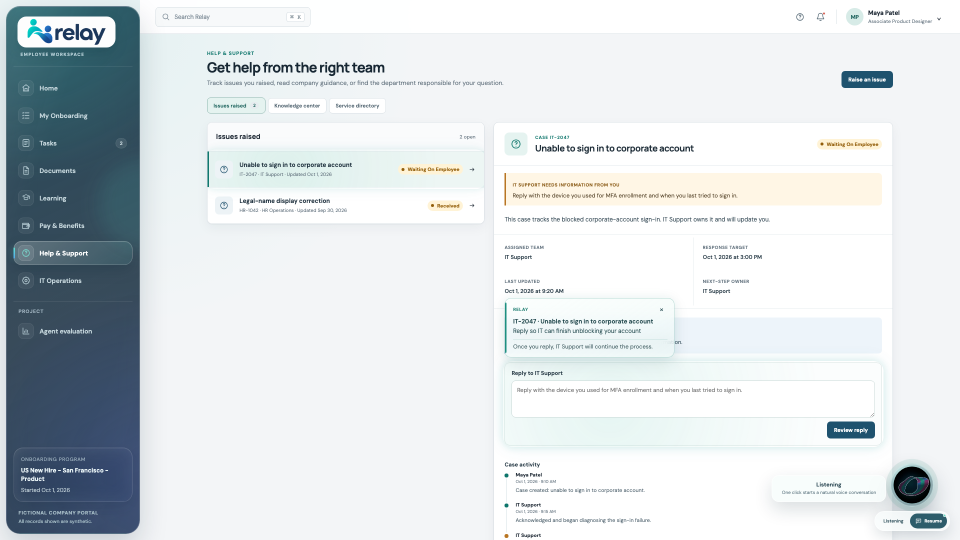
#> input picture portfolio-video-production/projects/relay/voice/live-01/end.png, 1920 x 1080 px (shown at 1/2 size)
$ python cut-relay-logo.py ../projects/relay/voice/live-01/end.png
#> lines starting #> are read from the running program, lines starting #| are printed output that depends on the picture
# Cuts the Relay mark and wordmark out of the app's relay-logo.png (white background) into
# transparent PNGs for the film's sting, end card and poster: public/relay/relay-icon.png,
# relay-wordmark.png and relay-wordmark-white.png.
# Usage: python3 scripts/cut-relay-logo.py "<Relay repo>/public/relay-logo.png"
import sys
from pathlib import Path

import numpy as np
from PIL import Image

out = Path(__file__).resolve().parent.parent / "public" / "relay"
out.mkdir(parents=True, exist_ok=True)
im = np.asarray(Image.open(sys.argv[1]).convert("RGB")).astype(float) / 255
# Un-composite from white: alpha = max over channels of (1 - c), colour = (c - (1 - a)) / a.
a = np.clip((1 - im).max(axis=2), 0, 1)
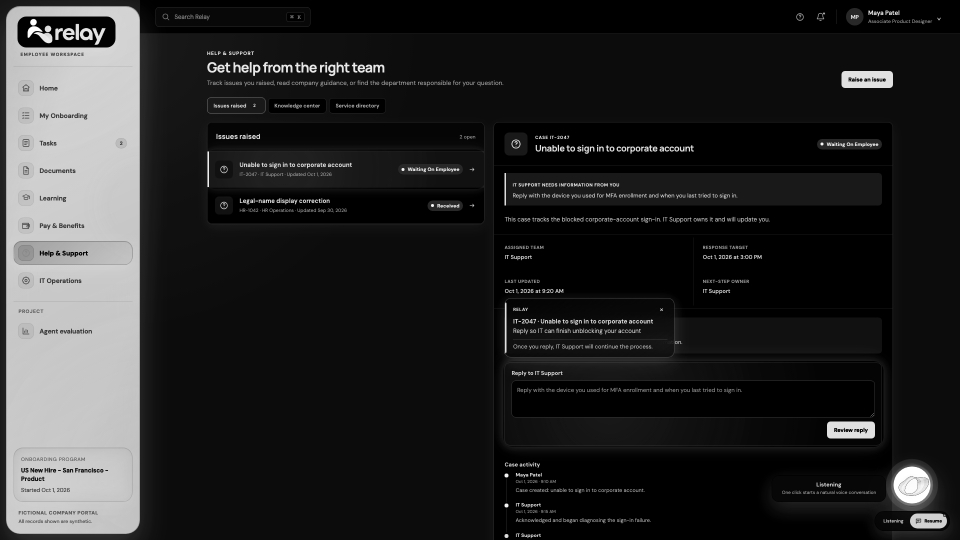
#> a: shape (1080, 1920) float64 (shown at 1/2 size); min 0, max 1, mean 0.153
a = np.where(a < 0.04, 0, a)
rgb = np.where(a[..., None] > 0, (im - (1 - a[..., None])) / np.maximum(a[..., None], 1e-6), 0)
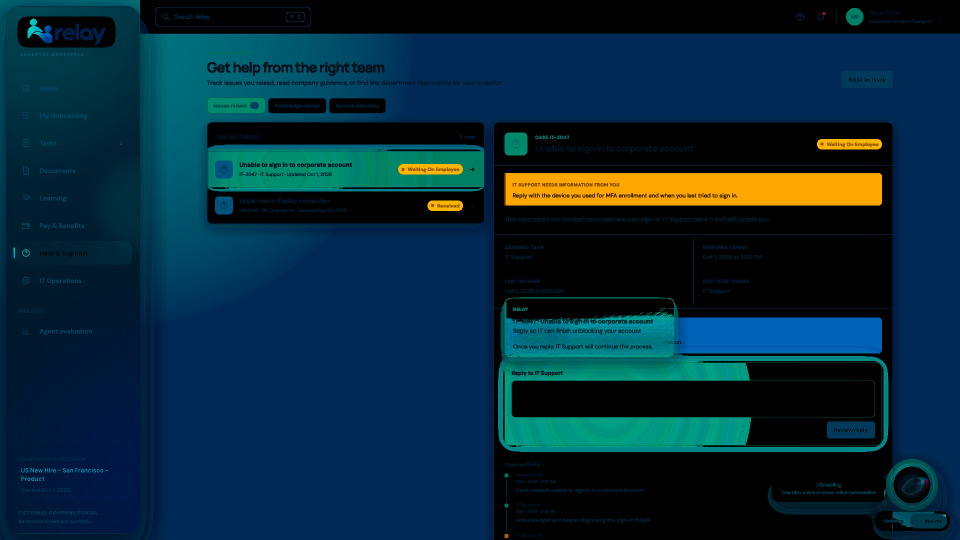
#> rgb: shape (1080, 1920, 3) float64 (shown at 1/2 size); mean R, G, B 0.0258, 0.161, 0.223; drawn with min black and max white
img = Image.fromarray((np.dstack([np.clip(rgb, 0, 1), a]) * 255).astype("uint8"), "RGBA")
img.crop((110, 445, 455, 785)).save(out / "relay-icon.png")
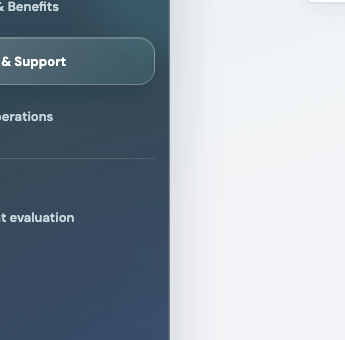
#> saved as relay-icon.png: PIL image 345x340 RGBA; mean R, G, B, A 0, 39.2, 68.4, 103.6; transparent parts drawn white
word = img.crop((470, 510, 1140, 800))
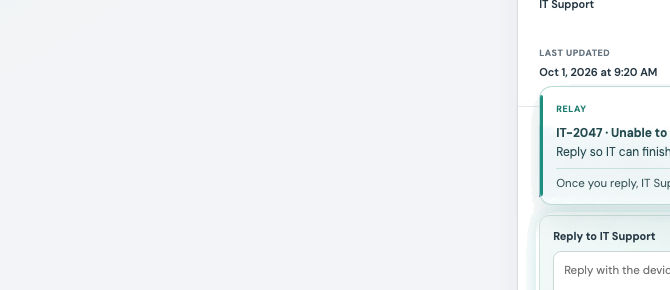
#> word: PIL image 670x290 RGBA; mean R, G, B, A 0, 43.7, 77, 14; transparent parts drawn white
word.save(out / "relay-wordmark.png")
white = np.asarray(word).copy()
white[..., :3] = 255
Image.fromarray(white, "RGBA").save(out / "relay-wordmark-white.png")
